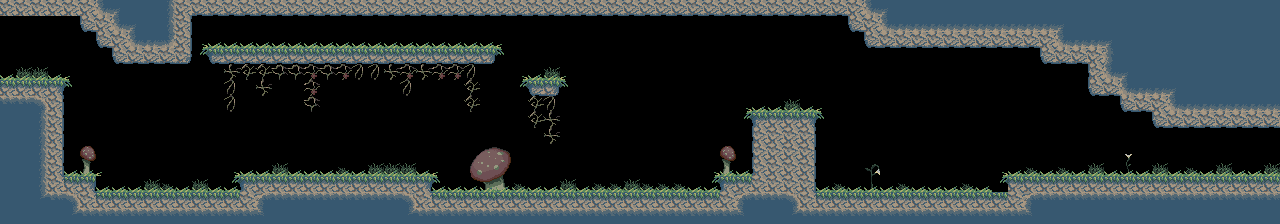

Rendered tile map (Tiled .tmx) drawn with the repository's tilesets; below, a short description and the map source with its tile grids summarised:
An orthogonal 80x14 tile map with 16x16 px tiles, 3 tile layers (FarBack, NearBack, Ground) and 9 objects (3x blockMonster, 2x exit, 2x entrance, waterPlant, firePlant).

<map version="1.0" orientation="orthogonal" width="80" height="14" tilewidth="16" tileheight="16">
 <properties>
  <property name="name" value="Curiouser" />
 </properties>
 <tileset firstgid="1" source="tiles.tsx" />
 <layer name="FarBack" width="80" height="14">
  <data>[1120 cells, 47 non-empty, 17 distinct tile ids]</data>
 </layer>
 <layer name="NearBack" width="80" height="14">
  <data>[1120 cells, 131 non-empty, 8 distinct tile ids]</data>
 </layer>
 <layer name="Ground" width="80" height="14">
  <data>[1120 cells, 498 non-empty, 29 distinct tile ids]</data>
 </layer>
 <objectgroup name="Connections" width="80" height="14">
  <object type="exit" x="1264" y="128" width="16" height="48">
   <properties>
    <property name="entrance" value="left" />
    <property name="from" value="left" />
    <property name="to" value="descent" />
   </properties>
  </object>
  <object name="right" type="entrance" x="1232" y="144" width="32" height="32" />
  <object type="exit" x="0" y="16" width="16" height="64">
   <properties>
    <property name="entrance" value="right" />
    <property name="from" value="right" />
    <property name="to" value="gatekeeper" />
   </properties>
  </object>
  <object name="left" type="entrance" x="16" y="48" width="32" height="32" />
 </objectgroup>
 <objectgroup name="Spawns" width="80" height="14">
  <object type="blockMonster" x="928" y="160" width="32" height="32">
   <properties>
    <property name="size" value="medium" />
   </properties>
  </object>
  <object type="waterPlant" x="352" y="128" width="48" height="48" />
  <object type="firePlant" x="272" y="128" width="48" height="48" />
  <object type="blockMonster" x="288" y="16" width="32" height="32">
   <properties>
    <property name="size" value="medium" />
   </properties>
  </object>
  <object type="blockMonster" x="656" y="160" width="32" height="32">
   <properties>
    <property name="size" value="medium" />
   </properties>
  </object>
 </objectgroup>
</map>
